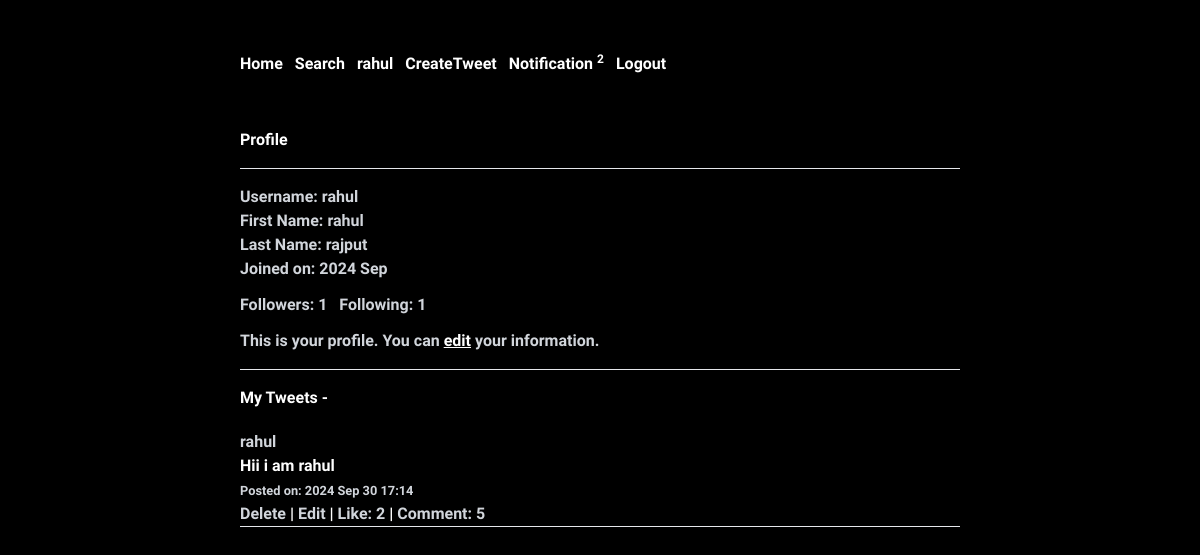
Page /rahul (signed in) on the committed database.
### app/models.py (models this page shows)
class CustomUser(AbstractUser):
    bio = models.TextField(max_length=100, blank=True)
    following = models.ManyToManyField('self', symmetrical=False, related_name="followers", blank=True)

class Tweet(models.Model):
    user = models.ForeignKey(settings.AUTH_USER_MODEL, on_delete=models.CASCADE, related_name='tweets')
    content = models.TextField(max_length=300, blank=True)
    media = models.FileField(upload_to='tweets/',blank=True)
    created_at = models.DateTimeField(auto_now_add=True)
    likes = models.ManyToManyField(settings.AUTH_USER_MODEL, related_name='liked_tweets', blank=True)
    def total_likes(self):
        return self.likes.count()
    def total_comments(self):
        return self.comments.count()

### app/views.py (the view)
# urls.py: path('<str:user>', views.profile, name='profile'),
@login_required(login_url='login_user')
def profile(request, user):
    if request.user.is_authenticated and request.user.username == user:
        user = request.user
    else:
        user = get_object_or_404(User, username=user)
    is_own_profile = request.user == user
    tweets = user.tweets.all().order_by('-created_at')
    context ={'user':user, 'is_own_profile':is_own_profile, 'tweets':tweets}
    return render(request, 'auth/Profile.html', context)

### templates/auth/Profile.html (shortened to what this page needs)
{% extends 'base.html' %}
{% load static %}
{% block content %}
<h1>Profile</h1>
<hr class="mt-4">
<div class="mt-4 text-gray-300">
    <p>Username: {{user.username}}</p>
    <p>First Name: {{user.first_name}}</p>
    <p>Last Name: {{user.last_name}}</p>
    <p>Joined on: {{user.date_joined|date:"Y M"}}</p>
    <div class="mt-3 flex space-x-3">
        <a href="{% url 'followers' user %}">Followers: {{user.followers.all.count}}</a>
        <a href="{% url 'followings' user %}">Following: {{user.following.all.count}}</a>
    </div>
    <div class="mt-3">
        {% if is_own_profile %}
        <p>This is your profile. You can <a href="{% url 'edit_profile' request.user %}" class="text-white underline">edit</a> your information.</p>
        {% endif %}
    </div>
</div>
<hr class="mt-4">
<h1 class="mt-4">My Tweets -</h1>
{% for tweet in tweets %}
    {% include 'tweet/Tweets.html' %}
{% empty %}
    <p>No tweets available.</p>
{% endfor %}
{% endblock %}

### templates/base.html (shortened to what this page needs)
{% load static %}
<!DOCTYPE html>
<html lang="en" data-theme="black">
<head>
    <link href="https://cdn.jsdelivr.net/npm/daisyui@4.12.10/dist/full.min.css" rel="stylesheet" type="text/css" />
    <link rel="stylesheet" href="{% static 'css/index.css' %}">
</head>
<body>
    <div class="container mx-auto px-4 max-w-3xl mt-8 mb-8">
        {% include 'navbar.html' %}
        <div class="mt-8 px-2 text-left">
            {% block content %}
            {% endblock %}
        </div>
    </div>
    <link href="https://cdnjs.cloudflare.com/ajax/libs/prism/1.29.0/themes/prism.min.css" rel="stylesheet" />
    <script src="https://cdn.tailwindcss.com"></script>
</body>
</html>

### templates/navbar.html
<nav class="navbar bg-transparent w-full py-4">
    <div class="flex flex-col md:flex-row justify-start">
        <ul class="flex flex-col md:flex-row flex-wrap md:space-x-3 space-y-2 md:space-y-0">
            {% if request.user.is_authenticated %}
            <li><a href="{% url 'home' %}" class="whitespace-nowrap">Home</a></li>
            <li><a href="{% url 'search_users' %}" class="whitespace-nowrap">Search</a></li>
            <li><a href="{% url 'profile' request.user %}" class="whitespace-nowrap">{{request.user}}</a></li>
            <li><a href="{% url 'create_tweet' %}" class="whitespace-nowrap">CreateTweet</a></li>
            <li><a href="{% url 'notifications' %}" class="whitespace-nowrap">Notification <sup id="notification">0</sup></a></li>
            <li><a href="{% url 'logout_user' %}" class="whitespace-nowrap">Logout</a></li>
            {% else %}
            <li><a href="{% url 'login_user' %}" class="whitespace-nowrap">Login</a></li>
            {% endif %}
        </ul>
    </div>
</nav>

### templates/tweet/Tweets.html (shortened to what this page needs)
<div class="tweet mt-5">
    <a href="{% url 'profile' tweet.user.username %}" class="text-gray-300 hover:underline">{{ tweet.user.username }}</a>
    <p>{{ tweet.content }}</p>
    <p class="text-gray-300"><small>Posted on: {{ tweet.created_at|date:"Y M d H:i" }}</small></p>
    {% if tweet.user == request.user %}
    <a href="{% url 'delete_tweet' tweet.pk %}" class="text-gray-300">Delete</a> |
    <a href="{% url 'edit_tweet' tweet.pk %}" class="text-gray-300">Edit</a> |
    {% endif %}
    {% if request.user in tweet.likes.all %}
        <a href="{% url 'unlike_tweet' tweet.pk %}" class="text-red-300">UnLike: {{tweet.total_likes}}</a> |
        {% else %}
        <a href="{% url 'like_tweet' tweet.pk %}" class="text-gray-300">Like: {{tweet.total_likes}}</a> |
    {% endif %}
    <a href="{% url 'detail_tweet' tweet.pk %}" class="text-gray-300">Comment: {{tweet.total_comments}}</a>
    <hr>
</div>

### static/css/index.css (style rules this page uses)
body { font-family: "Inconsolata" !important; font-optical-sizing: auto; color: white !important; font-weight: 550 !important; }

### rows in the picture
CustomUser: user "rahul", username "rahul", first_name "rahul", last_name "rajput", date_joined "2024 Sep", followers.all.count "1", following.all.count "1"
Tweet: user.username "rahul", content "Hii i am rahul", created_at "2024 Sep 30 17:14", shows "Delete", total_likes "2", total_comments "5"
